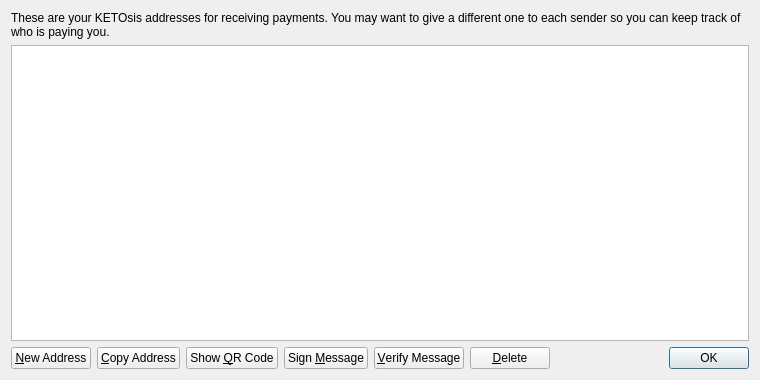
<?xml version="1.0" encoding="UTF-8"?>
<ui version="4.0">
 <class>AddressBookPage</class>
 <widget class="QWidget" name="AddressBookPage">
  <property name="geometry">
   <rect>
    <x>0</x>
    <y>0</y>
    <width>760</width>
    <height>380</height>
   </rect>
  </property>
  <property name="windowTitle">
   <string>Address Book</string>
  </property>
  <layout class="QVBoxLayout" name="verticalLayout">
   <item>
    <widget class="QLabel" name="labelExplanation">
     <property name="text">
      <string>These are your KETOsis addresses for receiving payments. You may want to give a different one to each sender so you can keep track of who is paying you.</string>
     </property>
     <property name="textFormat">
      <enum>Qt::PlainText</enum>
     </property>
     <property name="wordWrap">
      <bool>true</bool>
     </property>
    </widget>
   </item>
   <item>
    <widget class="QTableView" name="tableView">
     <property name="contextMenuPolicy">
      <enum>Qt::CustomContextMenu</enum>
     </property>
     <property name="toolTip">
      <string>Double-click to edit address or label</string>
     </property>
     <property name="tabKeyNavigation">
      <bool>false</bool>
     </property>
     <property name="selectionMode">
      <enum>QAbstractItemView::SingleSelection</enum>
     </property>
     <property name="selectionBehavior">
      <enum>QAbstractItemView::SelectRows</enum>
     </property>
     <property name="sortingEnabled">
      <bool>true</bool>
     </property>
     <attribute name="verticalHeaderVisible">
      <bool>false</bool>
     </attribute>
    </widget>
   </item>
   <item>
    <layout class="QHBoxLayout" name="horizontalLayout">
     <item>
      <widget class="QPushButton" name="newAddressButton">
       <property name="toolTip">
        <string>Create a new address</string>
       </property>
       <property name="text">
        <string>&amp;New Address</string>
       </property>
      </widget>
     </item>
     <item>
      <widget class="QPushButton" name="copyToClipboard">
       <property name="toolTip">
        <string>Copy the currently selected address to the system clipboard</string>
       </property>
       <property name="text">
        <string>&amp;Copy Address</string>
       </property>
      </widget>
     </item>
     <item>
      <widget class="QPushButton" name="showQRCode">
       <property name="text">
        <string>Show &amp;QR Code</string>
       </property>
      </widget>
     </item>
     <item>
      <widget class="QPushButton" name="signMessage">
       <property name="toolTip">
        <string>Sign a message to prove you own a KETOsis address</string>
       </property>
       <property name="text">
        <string>Sign &amp;Message</string>
       </property>
      </widget>
     </item>
     <item>
      <widget class="QPushButton" name="verifyMessage">
       <property name="toolTip">
        <string>Verify a message to ensure it was signed with a specified KETOsis address</string>
       </property>
       <property name="text">
        <string>&amp;Verify Message</string>
       </property>
      </widget>
     </item>
     <item>
      <widget class="QPushButton" name="deleteButton">
       <property name="toolTip">
        <string>Delete the currently selected address from the list</string>
       </property>
       <property name="text">
        <string>&amp;Delete</string>
       </property>
      </widget>
     </item>
     <item>
      <spacer name="horizontalSpacer">
       <property name="orientation">
        <enum>Qt::Horizontal</enum>
       </property>
       <property name="sizeHint" stdset="0">
        <size>
         <width>40</width>
         <height>20</height>
        </size>
       </property>
      </spacer>
     </item>
     <item>
      <widget class="QDialogButtonBox" name="buttonBox">
       <property name="sizePolicy">
        <sizepolicy hsizetype="Maximum" vsizetype="Fixed">
         <horstretch>0</horstretch>
         <verstretch>0</verstretch>
        </sizepolicy>
       </property>
       <property name="standardButtons">
        <set>QDialogButtonBox::Ok</set>
       </property>
      </widget>
     </item>
    </layout>
   </item>
  </layout>
 </widget>
 <resources>
  <include location="../bitcoin.qrc"/>
 </resources>
 <connections/>
</ui>
